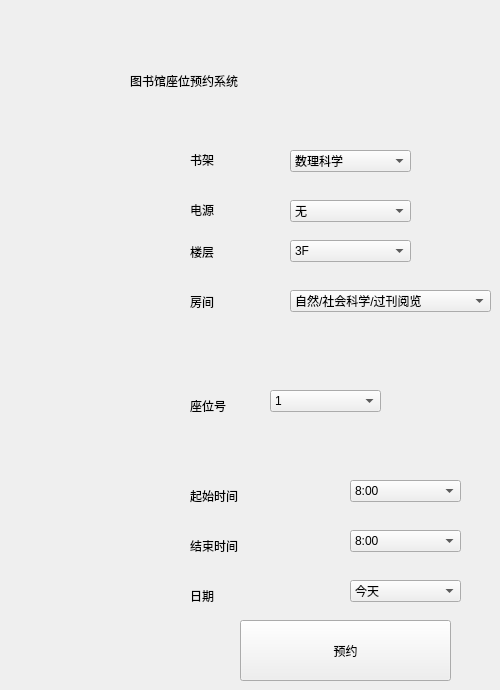
    <widget class="QWidget" name="stackedWidgetPage_Reservation">
     <widget class="QLabel" name="label_4">
      <property name="geometry">
       <rect>
        <x>130</x>
        <y>60</y>
        <width>291</width>
        <height>41</height>
       </rect>
      </property>
      <property name="styleSheet">
       <string notr="true">QLabel{
	font: 75 18pt &quot;方正中等线繁体&quot;;
}</string>
      </property>
      <property name="text">
       <string>图书馆座位预约系统</string>
      </property>
     </widget>
     <widget class="QPushButton" name="pushButton_1To2">
      <property name="geometry">
       <rect>
        <x>30</x>
        <y>340</y>
        <width>41</width>
        <height>101</height>
       </rect>
      </property>
      <property name="styleSheet">
       <string notr="true">background: transparent;</string>
      </property>
      <property name="text">
       <string/>
      </property>
      <property name="flat">
       <bool>true</bool>
      </property>
     </widget>
     <widget class="QPushButton" name="pushButton_1To3">
      <property name="geometry">
       <rect>
        <x>30</x>
        <y>460</y>
        <width>41</width>
        <height>101</height>
       </rect>
      </property>
      <property name="styleSheet">
       <string notr="true">background: transparent;</string>
      </property>
      <property name="text">
       <string/>
      </property>
      <property name="flat">
       <bool>true</bool>
      </property>
     </widget>
     <widget class="QComboBox" name="comboBox_1_initialTime">
      <property name="geometry">
       <rect>
        <x>350</x>
        <y>480</y>
        <width>111</width>
        <height>22</height>
       </rect>
      </property>
      <property name="currentIndex">
       <number>0</number>
      </property>
      <item>
       <property name="text">
        <string>8:00</string>
       </property>
      </item>
      <item>
       <property name="text">
        <string>8.30</string>
       </property>
      </item>
      <item>
       <property name="text">
        <string>9:00</string>
       </property>
      </item>
      <item>
       <property name="text">
        <string>9:30</string>
       </property>
      </item>
      <item>
       <property name="text">
        <string>10:00</string>
       </property>
      </item>
      <item>
       <property name="text">
        <string>10:30</string>
       </property>
      </item>
      <item>
       <property name="text">
        <string>11:00</string>
       </property>
      </item>
      <item>
       <property name="text">
        <string>11:00</string>
       </property>
      </item>
      <item>
       <property name="text">
        <string>11:30</string>
       </property>
      </item>
      <item>
       <property name="text">
        <string>12:00</string>
       </property>
      </item>
      <item>
       <property name="text">
        <string>12:30</string>
       </property>
      </item>
      <item>
       <property name="text">
        <string>13:00</string>
       </property>
      </item>
      <item>
       <property name="text">
        <string>13:30</string>
       </property>
      </item>
      <item>
       <property name="text">
        <string>14:00</string>
       </property>
      </item>
      <item>
       <property name="text">
        <string>14:30</string>
       </property>
      </item>
      <item>
       <property name="text">
        <string>15:00</string>
       </property>
      </item>
      <item>
       <property name="text">
        <string>15:30</string>
       </property>
      </item>
      <item>
       <property name="text">
        <string>16:00</string>
       </property>
      </item>
      <item>
       <property name="text">
        <string>16:30</string>
       </property>
      </item>
      <item>
       <property name="text">
        <string>17:00</string>
       </property>
      </item>
      <item>
       <property name="text">
        <string>17:30</string>
       </property>
      </item>
      <item>
       <property name="text">
        <string>18:00</string>
       </property>
      </item>
      <item>
       <property name="text">
        <string>18:30</string>
       </property>
      </item>
      <item>
       <property name="text">
        <string>19:00</string>
       </property>
      </item>
      <item>
       <property name="text">
        <string>19:30</string>
       </property>
      </item>
      <item>
       <property name="text">
        <string>20:00</string>
       </property>
      </item>
      <item>
       <property name="text">
        <string>20:30</string>
       </property>
      </item>
      <item>
       <property name="text">
        <string>21:00</string>
       </property>
      </item>
     </widget>
     <widget class="QComboBox" name="comboBox_1_bookShelf">
      <property name="geometry">
       <rect>
        <x>290</x>
        <y>150</y>
        <width>121</width>
        <height>22</height>
       </rect>
      </property>
      <item>
       <property name="text">
        <string>数理科学</string>
       </property>
      </item>
      <item>
       <property name="text">
        <string>化学科学</string>
       </property>
      </item>
      <item>
       <property name="text">
        <string>生物科学</string>
       </property>
      </item>
      <item>
       <property name="text">
        <string>计算机学</string>
       </property>
      </item>
      <item>
       <property name="text">
        <string>自动化学</string>
       </property>
      </item>
      <item>
       <property name="text">
        <string>建筑科学</string>
       </property>
      </item>
      <item>
       <property name="text">
        <string>哲学</string>
       </property>
      </item>
      <item>
       <property name="text">
        <string>军事</string>
       </property>
      </item>
      <item>
       <property name="text">
        <string>社会主义</string>
       </property>
      </item>
      <item>
       <property name="text">
        <string>文学</string>
       </property>
      </item>
      <item>
       <property name="text">
        <string>艺术</string>
       </property>
      </item>
      <item>
       <property name="text">
        <string>历史</string>
       </property>
      </item>
      <item>
       <property name="text">
        <string>法律</string>
       </property>
      </item>
      <item>
       <property name="text">
        <string>政治</string>
       </property>
      </item>
      <item>
       <property name="text">
        <string>经济</string>
       </property>
      </item>
      <item>
       <property name="text">
        <string>数理杂志</string>
       </property>
      </item>
      <item>
       <property name="text">
        <string>计算机杂志</string>
       </property>
      </item>
      <item>
       <property name="text">
        <string>哲学杂志</string>
       </property>
      </item>
      <item>
       <property name="text">
        <string>生物杂志</string>
       </property>
      </item>
      <item>
       <property name="text">
        <string>医学杂志</string>
       </property>
      </item>
      <item>
       <property name="text">
        <string>化学杂志</string>
       </property>
      </item>
      <item>
       <property name="text">
        <string>军事杂志</string>
       </property>
      </item>
      <item>
       <property name="text">
        <string>政治杂志</string>
       </property>
      </item>
      <item>
       <property name="text">
        <string>经济杂志</string>
       </property>
      </item>
      <item>
       <property name="text">
        <string>建筑（英文）</string>
       </property>
      </item>
      <item>
       <property name="text">
        <string>艺术（英文）</string>
       </property>
      </item>
      <item>
       <property name="text">
        <string>法律（英文）</string>
       </property>
      </item>
     </widget>
     <widget class="QComboBox" name="comboBox_1_roomNumber">
      <property name="geometry">
       <rect>
        <x>290</x>
        <y>290</y>
        <width>201</width>
        <height>22</height>
       </rect>
      </property>
      <item>
       <property name="text">
        <string>自然/社会科学/过刊阅览</string>
       </property>
      </item>
      <item>
       <property name="text">
        <string>工业技术/文学艺术/自然报刊</string>
       </property>
      </item>
      <item>
       <property name="text">
        <string>多媒体阅览室/法律经济/社会报刊</string>
       </property>
      </item>
      <item>
       <property name="text">
        <string>西文图书</string>
       </property>
      </item>
     </widget>
     <widget class="QLabel" name="label_33">
      <property name="geometry">
       <rect>
        <x>190</x>
        <y>480</y>
        <width>81</width>
        <height>31</height>
       </rect>
      </property>
      <property name="text">
       <string>起始时间</string>
      </property>
     </widget>
     <widget class="QComboBox" name="comboBox_1_DateSet">
      <property name="geometry">
       <rect>
        <x>350</x>
        <y>580</y>
        <width>111</width>
        <height>22</height>
       </rect>
      </property>
      <property name="currentIndex">
       <number>0</number>
      </property>
      <item>
       <property name="text">
        <string>今天</string>
       </property>
      </item>
      <item>
       <property name="text">
        <string>明天</string>
       </property>
      </item>
     </widget>
     <widget class="QComboBox" name="comboBox_1_endTime">
      <property name="geometry">
       <rect>
        <x>350</x>
        <y>530</y>
        <width>111</width>
        <height>22</height>
       </rect>
      </property>
      <property name="currentIndex">
       <number>0</number>
      </property>
      <item>
       <property name="text">
        <string>8:00</string>
       </property>
      </item>
      <item>
       <property name="text">
        <string>8.30</string>
       </property>
      </item>
      <item>
       <property name="text">
        <string>9:00</string>
       </property>
      </item>
      <item>
       <property name="text">
        <string>9:30</string>
       </property>
      </item>
      <item>
       <property name="text">
        <string>10:00</string>
       </property>
      </item>
      <item>
       <property name="text">
        <string>10:30</string>
       </property>
      </item>
      <item>
       <property name="text">
        <string>11:00</string>
       </property>
      </item>
      <item>
       <property name="text">
        <string>11:00</string>
       </property>
      </item>
      <item>
       <property name="text">
        <string>11:30</string>
       </property>
      </item>
      <item>
       <property name="text">
        <string>12:00</string>
       </property>
      </item>
      <item>
       <property name="text">
        <string>12:30</string>
       </property>
      </item>
      <item>
       <property name="text">
        <string>13:00</string>
       </property>
      </item>
      <item>
       <property name="text">
        <string>13:30</string>
       </property>
      </item>
      <item>
       <property name="text">
        <string>14:00</string>
       </property>
      </item>
      <item>
       <property name="text">
        <string>14:30</string>
       </property>
      </item>
      <item>
       <property name="text">
        <string>15:00</string>
       </property>
      </item>
      <item>
       <property name="text">
        <string>15:30</string>
       </property>
      </item>
      <item>
       <property name="text">
        <string>16:00</string>
       </property>
      </item>
      <item>
       <property name="text">
        <string>16:30</string>
       </property>
      </item>
      <item>
       <property name="text">
        <string>17:00</string>
       </property>
      </item>
      <item>
       <property name="text">
        <string>17:30</string>
       </property>
      </item>
      <item>
       <property name="text">
        <string>18:00</string>
       </property>
      </item>
      <item>
       <property name="text">
        <string>18:30</string>
       </property>
      </item>
      <item>
       <property name="text">
        <string>19:00</string>
       </property>
      </item>
      <item>
       <property name="text">
        <string>19:30</string>
       </property>
      </item>
      <item>
       <property name="text">
        <string>20:00</string>
       </property>
      </item>
      <item>
       <property name="text">
        <string>20:30</string>
       </property>
      </item>
      <item>
       <property name="text">
        <string>21:00</string>
       </property>
      </item>
     </widget>
     <widget class="QComboBox" name="comboBox_1_floorNumber">
      <property name="geometry">
       <rect>
        <x>290</x>
        <y>240</y>
        <width>121</width>
        <height>22</height>
       </rect>
      </property>
      <item>
       <property name="text">
        <string>3F</string>
       </property>
      </item>
      <item>
       <property name="text">
        <string>4F</string>
       </property>
      </item>
      <item>
       <property name="text">
        <string>5F</string>
       </property>
      </item>
     </widget>
     <widget class="QLabel" name="label_32">
      <property name="geometry">
       <rect>
        <x>190</x>
        <y>530</y>
        <width>81</width>
        <height>31</height>
       </rect>
      </property>
      <property name="text">
       <string>结束时间</string>
      </property>
     </widget>
     <widget class="QComboBox" name="comboBox_1_slot">
      <property name="geometry">
       <rect>
        <x>290</x>
        <y>200</y>
        <width>121</width>
        <height>22</height>
       </rect>
      </property>
      <item>
       <property name="text">
        <string>无</string>
       </property>
      </item>
      <item>
       <property name="text">
        <string>有</string>
       </property>
      </item>
     </widget>
     <widget class="QLabel" name="label_17">
      <property name="geometry">
       <rect>
        <x>190</x>
        <y>200</y>
        <width>54</width>
        <height>20</height>
       </rect>
      </property>
      <property name="text">
       <string>电源</string>
      </property>
     </widget>
     <widget class="QLabel" name="label_15">
      <property name="geometry">
       <rect>
        <x>190</x>
        <y>291</y>
        <width>54</width>
        <height>21</height>
       </rect>
      </property>
      <property name="text">
       <string>房间</string>
      </property>
     </widget>
     <widget class="QPushButton" name="pushButton_Reservation">
      <property name="geometry">
       <rect>
        <x>240</x>
        <y>620</y>
        <width>211</width>
        <height>61</height>
       </rect>
      </property>
      <property name="text">
       <string>预约</string>
      </property>
     </widget>
     <widget class="QLabel" name="label_31">
      <property name="geometry">
       <rect>
        <x>190</x>
        <y>580</y>
        <width>51</width>
        <height>31</height>
       </rect>
      </property>
      <property name="text">
       <string>日期</string>
      </property>
     </widget>
     <widget class="QLabel" name="label_16">
      <property name="geometry">
       <rect>
        <x>190</x>
        <y>150</y>
        <width>54</width>
        <height>20</height>
       </rect>
      </property>
      <property name="text">
       <string>书架</string>
      </property>
     </widget>
     <widget class="QLabel" name="label_14">
      <property name="geometry">
       <rect>
        <x>190</x>
        <y>242</y>
        <width>54</width>
        <height>20</height>
       </rect>
      </property>
      <property name="text">
       <string>楼层</string>
      </property>
     </widget>
     <widget class="QComboBox" name="comboBox_1_seatNumber">
      <property name="geometry">
       <rect>
        <x>270</x>
        <y>390</y>
        <width>111</width>
        <height>22</height>
       </rect>
      </property>
      <property name="currentIndex">
       <number>0</number>
      </property>
      <item>
       <property name="text">
        <string>1</string>
       </property>
      </item>
      <item>
       <property name="text">
        <string>2</string>
       </property>
      </item>
      <item>
       <property name="text">
        <string>3</string>
       </property>
      </item>
      <item>
       <property name="text">
        <string>4</string>
       </property>
      </item>
      <item>
       <property name="text">
        <string>5</string>
       </property>
      </item>
      <item>
       <property name="text">
        <string>6</string>
       </property>
      </item>
      <item>
       <property name="text">
        <string>7</string>
       </property>
      </item>
      <item>
       <property name="text">
        <string>8</string>
       </property>
      </item>
      <item>
       <property name="text">
        <string>9</string>
       </property>
      </item>
      <item>
       <property name="text">
        <string>10</string>
       </property>
      </item>
      <item>
       <property name="text">
        <string>11</string>
       </property>
      </item>
      <item>
       <property name="text">
        <string>12</string>
       </property>
      </item>
      <item>
       <property name="text">
        <string>13</string>
       </property>
      </item>
      <item>
       <property name="text">
        <string>14</string>
       </property>
      </item>
      <item>
       <property name="text">
        <string>15</string>
       </property>
      </item>
      <item>
       <property name="text">
        <string>16</string>
       </property>
      </item>
      <item>
       <property name="text">
        <string>17</string>
       </property>
      </item>
      <item>
       <property name="text">
        <string>18</string>
       </property>
      </item>
      <item>
       <property name="text">
        <string>19</string>
       </property>
      </item>
      <item>
       <property name="text">
        <string>20</string>
       </property>
      </item>
      <item>
       <property name="text">
        <string>21</string>
       </property>
      </item>
      <item>
       <property name="text">
        <string>22</string>
       </property>
      </item>
      <item>
       <property name="text">
        <string>23</string>
       </property>
      </item>
      <item>
       <property name="text">
        <string>24</string>
       </property>
      </item>
      <item>
       <property name="text">
        <string>25</string>
       </property>
      </item>
      <item>
       <property name="text">
        <string>26</string>
       </property>
      </item>
      <item>
       <property name="text">
        <string>27</string>
       </property>
      </item>
      <item>
       <property name="text">
        <string>28</string>
       </property>
      </item>
      <item>
       <property name="text">
        <string>29</string>
       </property>
      </item>
      <item>
       <property name="text">
        <string>30</string>
       </property>
      </item>
      <item>
       <property name="text">
        <string>31</string>
       </property>
      </item>
      <item>
       <property name="text">
        <string>32</string>
       </property>
      </item>
      <item>
       <property name="text">
        <string>33</string>
       </property>
      </item>
      <item>
       <property name="text">
        <string>34</string>
       </property>
      </item>
      <item>
       <property name="text">
        <string>35</string>
       </property>
      </item>
      <item>
       <property name="text">
        <string>36</string>
       </property>
      </item>
      <item>
       <property name="text">
        <string>37</string>
       </property>
      </item>
      <item>
       <property name="text">
        <string>38</string>
       </property>
      </item>
      <item>
       <property name="text">
        <string>39</string>
       </property>
      </item>
      <item>
       <property name="text">
        <string>40</string>
       </property>
      </item>
      <item>
       <property name="text">
        <string>41</string>
       </property>
      </item>
      <item>
       <property name="text">
        <string>42</string>
       </property>
      </item>
     </widget>
     <widget class="QLabel" name="label_34">
      <property name="geometry">
       <rect>
        <x>190</x>
        <y>390</y>
        <width>51</width>
        <height>31</height>
       </rect>
      </property>
      <property name="text">
       <string>座位号</string>
      </property>
     </widget>
    </widget>
